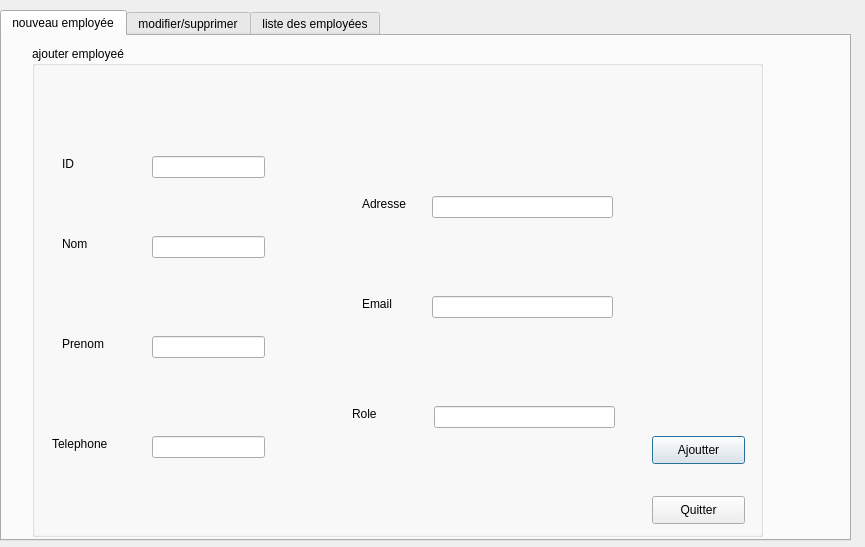
<?xml version="1.0" encoding="UTF-8"?>
<ui version="4.0">
 <class>employees</class>
 <widget class="QDialog" name="employees">
  <property name="geometry">
   <rect>
    <x>0</x>
    <y>0</y>
    <width>865</width>
    <height>547</height>
   </rect>
  </property>
  <property name="windowTitle">
   <string>Dialog</string>
  </property>
  <widget class="QTabWidget" name="tabWidget">
   <property name="geometry">
    <rect>
     <x>0</x>
     <y>10</y>
     <width>851</width>
     <height>531</height>
    </rect>
   </property>
   <property name="currentIndex">
    <number>0</number>
   </property>
   <widget class="QWidget" name="tab">
    <attribute name="title">
     <string>nouveau employée</string>
    </attribute>
    <widget class="QGroupBox" name="groupBox">
     <property name="geometry">
      <rect>
       <x>30</x>
       <y>10</y>
       <width>731</width>
       <height>491</height>
      </rect>
     </property>
     <property name="title">
      <string>ajouter employeé</string>
     </property>
     <widget class="QLabel" name="label">
      <property name="geometry">
       <rect>
        <x>30</x>
        <y>110</y>
        <width>56</width>
        <height>16</height>
       </rect>
      </property>
      <property name="text">
       <string>ID</string>
      </property>
     </widget>
     <widget class="QLabel" name="label_2">
      <property name="geometry">
       <rect>
        <x>30</x>
        <y>190</y>
        <width>56</width>
        <height>16</height>
       </rect>
      </property>
      <property name="text">
       <string>Nom</string>
      </property>
     </widget>
     <widget class="QLabel" name="label_3">
      <property name="geometry">
       <rect>
        <x>30</x>
        <y>290</y>
        <width>56</width>
        <height>16</height>
       </rect>
      </property>
      <property name="text">
       <string>Prenom</string>
      </property>
     </widget>
     <widget class="QLabel" name="label_4">
      <property name="geometry">
       <rect>
        <x>20</x>
        <y>390</y>
        <width>61</width>
        <height>16</height>
       </rect>
      </property>
      <property name="text">
       <string>Telephone</string>
      </property>
     </widget>
     <widget class="QLabel" name="label_5">
      <property name="geometry">
       <rect>
        <x>330</x>
        <y>150</y>
        <width>61</width>
        <height>16</height>
       </rect>
      </property>
      <property name="text">
       <string>Adresse</string>
      </property>
     </widget>
     <widget class="QLabel" name="label_6">
      <property name="geometry">
       <rect>
        <x>330</x>
        <y>250</y>
        <width>56</width>
        <height>16</height>
       </rect>
      </property>
      <property name="text">
       <string>Email</string>
      </property>
     </widget>
     <widget class="QLabel" name="label_7">
      <property name="geometry">
       <rect>
        <x>320</x>
        <y>360</y>
        <width>56</width>
        <height>16</height>
       </rect>
      </property>
      <property name="text">
       <string>Role</string>
      </property>
     </widget>
     <widget class="QLineEdit" name="lineEdit">
      <property name="geometry">
       <rect>
        <x>120</x>
        <y>110</y>
        <width>113</width>
        <height>22</height>
       </rect>
      </property>
     </widget>
     <widget class="QLineEdit" name="lineEdit_2">
      <property name="geometry">
       <rect>
        <x>120</x>
        <y>190</y>
        <width>113</width>
        <height>22</height>
       </rect>
      </property>
     </widget>
     <widget class="QLineEdit" name="lineEdit_3">
      <property name="geometry">
       <rect>
        <x>120</x>
        <y>290</y>
        <width>113</width>
        <height>22</height>
       </rect>
      </property>
     </widget>
     <widget class="QLineEdit" name="lineEdit_4">
      <property name="geometry">
       <rect>
        <x>120</x>
        <y>390</y>
        <width>113</width>
        <height>22</height>
       </rect>
      </property>
     </widget>
     <widget class="QLineEdit" name="lineEdit_5">
      <property name="geometry">
       <rect>
        <x>400</x>
        <y>150</y>
        <width>181</width>
        <height>22</height>
       </rect>
      </property>
     </widget>
     <widget class="QLineEdit" name="lineEdit_6">
      <property name="geometry">
       <rect>
        <x>400</x>
        <y>250</y>
        <width>181</width>
        <height>22</height>
       </rect>
      </property>
     </widget>
     <widget class="QLineEdit" name="lineEdit_7">
      <property name="geometry">
       <rect>
        <x>402</x>
        <y>360</y>
        <width>181</width>
        <height>22</height>
       </rect>
      </property>
     </widget>
     <widget class="QPushButton" name="pushButton_3">
      <property name="geometry">
       <rect>
        <x>620</x>
        <y>390</y>
        <width>93</width>
        <height>28</height>
       </rect>
      </property>
      <property name="text">
       <string>Ajoutter</string>
      </property>
     </widget>
     <widget class="QPushButton" name="pushButton_4">
      <property name="geometry">
       <rect>
        <x>620</x>
        <y>450</y>
        <width>93</width>
        <height>28</height>
       </rect>
      </property>
      <property name="text">
       <string>Quitter</string>
      </property>
     </widget>
    </widget>
   </widget>
   <widget class="QWidget" name="tab_2">
    <attribute name="title">
     <string>modifier/supprimer</string>
    </attribute>
    <widget class="QGroupBox" name="groupBox_3">
     <property name="geometry">
      <rect>
       <x>10</x>
       <y>10</y>
       <width>381</width>
       <height>481</height>
      </rect>
     </property>
     <property name="title">
      <string>Modifier employée</string>
     </property>
     <widget class="QLabel" name="label_16">
      <property name="geometry">
       <rect>
        <x>20</x>
        <y>30</y>
        <width>141</width>
        <height>16</height>
       </rect>
      </property>
      <property name="text">
       <string>ID employée a modifier</string>
      </property>
     </widget>
     <widget class="QLineEdit" name="lineEdit_16">
      <property name="geometry">
       <rect>
        <x>170</x>
        <y>30</y>
        <width>113</width>
        <height>22</height>
       </rect>
      </property>
     </widget>
     <widget class="QLabel" name="label_17">
      <property name="geometry">
       <rect>
        <x>30</x>
        <y>80</y>
        <width>56</width>
        <height>16</height>
       </rect>
      </property>
      <property name="text">
       <string>Nom</string>
      </property>
     </widget>
     <widget class="QLabel" name="label_18">
      <property name="geometry">
       <rect>
        <x>30</x>
        <y>130</y>
        <width>56</width>
        <height>16</height>
       </rect>
      </property>
      <property name="text">
       <string>Prenom</string>
      </property>
     </widget>
     <widget class="QLabel" name="label_19">
      <property name="geometry">
       <rect>
        <x>30</x>
        <y>190</y>
        <width>61</width>
        <height>16</height>
       </rect>
      </property>
      <property name="text">
       <string>Telephone</string>
      </property>
     </widget>
     <widget class="QLabel" name="label_20">
      <property name="geometry">
       <rect>
        <x>30</x>
        <y>250</y>
        <width>56</width>
        <height>16</height>
       </rect>
      </property>
      <property name="text">
       <string>Adresse</string>
      </property>
     </widget>
     <widget class="QLabel" name="label_21">
      <property name="geometry">
       <rect>
        <x>30</x>
        <y>300</y>
        <width>56</width>
        <height>16</height>
       </rect>
      </property>
      <property name="text">
       <string>Email</string>
      </property>
     </widget>
     <widget class="QLabel" name="label_22">
      <property name="geometry">
       <rect>
        <x>30</x>
        <y>360</y>
        <width>56</width>
        <height>16</height>
       </rect>
      </property>
      <property name="text">
       <string>Role</string>
      </property>
     </widget>
     <widget class="QLineEdit" name="lineEdit_17">
      <property name="geometry">
       <rect>
        <x>120</x>
        <y>80</y>
        <width>113</width>
        <height>22</height>
       </rect>
      </property>
     </widget>
     <widget class="QLineEdit" name="lineEdit_18">
      <property name="geometry">
       <rect>
        <x>120</x>
        <y>130</y>
        <width>113</width>
        <height>22</height>
       </rect>
      </property>
     </widget>
     <widget class="QLineEdit" name="lineEdit_19">
      <property name="geometry">
       <rect>
        <x>120</x>
        <y>190</y>
        <width>113</width>
        <height>22</height>
       </rect>
      </property>
     </widget>
     <widget class="QLineEdit" name="lineEdit_20">
      <property name="geometry">
       <rect>
        <x>120</x>
        <y>250</y>
        <width>113</width>
        <height>22</height>
       </rect>
      </property>
     </widget>
     <widget class="QLineEdit" name="lineEdit_21">
      <property name="geometry">
       <rect>
        <x>120</x>
        <y>300</y>
        <width>113</width>
        <height>22</height>
       </rect>
      </property>
     </widget>
     <widget class="QLineEdit" name="lineEdit_22">
      <property name="geometry">
       <rect>
        <x>120</x>
        <y>360</y>
        <width>113</width>
        <height>22</height>
       </rect>
      </property>
     </widget>
     <widget class="QPushButton" name="pushButton_5">
      <property name="geometry">
       <rect>
        <x>40</x>
        <y>430</y>
        <width>93</width>
        <height>28</height>
       </rect>
      </property>
      <property name="text">
       <string>Modifier</string>
      </property>
     </widget>
     <widget class="QPushButton" name="pushButton_6">
      <property name="geometry">
       <rect>
        <x>200</x>
        <y>430</y>
        <width>93</width>
        <height>28</height>
       </rect>
      </property>
      <property name="text">
       <string>Quitter</string>
      </property>
     </widget>
     <widget class="Line" name="line">
      <property name="geometry">
       <rect>
        <x>370</x>
        <y>10</y>
        <width>20</width>
        <height>471</height>
       </rect>
      </property>
      <property name="orientation">
       <enum>Qt::Vertical</enum>
      </property>
     </widget>
    </widget>
    <widget class="QGroupBox" name="groupBox_4">
     <property name="geometry">
      <rect>
       <x>440</x>
       <y>10</y>
       <width>381</width>
       <height>481</height>
      </rect>
     </property>
     <property name="title">
      <string>Supprimer employée</string>
     </property>
     <widget class="QLabel" name="label_15">
      <property name="geometry">
       <rect>
        <x>30</x>
        <y>120</y>
        <width>271</width>
        <height>16</height>
       </rect>
      </property>
      <property name="text">
       <string>Veuillez entrez l'ID de l'employée a supprimer </string>
      </property>
     </widget>
     <widget class="QLineEdit" name="lineEdit_15">
      <property name="geometry">
       <rect>
        <x>110</x>
        <y>150</y>
        <width>141</width>
        <height>22</height>
       </rect>
      </property>
     </widget>
     <widget class="QPushButton" name="pushButton">
      <property name="geometry">
       <rect>
        <x>40</x>
        <y>250</y>
        <width>93</width>
        <height>28</height>
       </rect>
      </property>
      <property name="text">
       <string>Supprimer</string>
      </property>
     </widget>
     <widget class="QPushButton" name="pushButton_2">
      <property name="geometry">
       <rect>
        <x>210</x>
        <y>250</y>
        <width>93</width>
        <height>28</height>
       </rect>
      </property>
      <property name="text">
       <string>Quitter</string>
      </property>
     </widget>
    </widget>
    <widget class="Line" name="line_7">
     <property name="geometry">
      <rect>
       <x>430</x>
       <y>20</y>
       <width>20</width>
       <height>471</height>
      </rect>
     </property>
     <property name="orientation">
      <enum>Qt::Vertical</enum>
     </property>
    </widget>
   </widget>
   <widget class="QWidget" name="tab_3">
    <attribute name="title">
     <string>liste des employées</string>
    </attribute>
    <widget class="QGroupBox" name="groupBox_5">
     <property name="geometry">
      <rect>
       <x>10</x>
       <y>10</y>
       <width>831</width>
       <height>511</height>
      </rect>
     </property>
     <property name="title">
      <string>afficher employées</string>
     </property>
     <widget class="QLineEdit" name="lineEdit_23">
      <property name="geometry">
       <rect>
        <x>10</x>
        <y>30</y>
        <width>221</width>
        <height>22</height>
       </rect>
      </property>
      <property name="text">
       <string>Rechercher </string>
      </property>
     </widget>
     <widget class="QLabel" name="label_23">
      <property name="geometry">
       <rect>
        <x>750</x>
        <y>20</y>
        <width>71</width>
        <height>71</height>
       </rect>
      </property>
      <property name="styleSheet">
       <string notr="true">border-image: url(:/2.1.png);</string>
      </property>
      <property name="text">
       <string/>
      </property>
     </widget>
     <widget class="QTableWidget" name="tableWidget">
      <property name="geometry">
       <rect>
        <x>10</x>
        <y>70</y>
        <width>691</width>
        <height>391</height>
       </rect>
      </property>
      <row>
       <property name="text">
        <string>Employée1</string>
       </property>
      </row>
      <row>
       <property name="text">
        <string>Employée2</string>
       </property>
      </row>
      <row>
       <property name="text">
        <string>Employée3</string>
       </property>
      </row>
      <row>
       <property name="text">
        <string>Employée4</string>
       </property>
      </row>
      <row>
       <property name="text">
        <string>Employée5</string>
       </property>
      </row>
      <row>
       <property name="text">
        <string>Employée6</string>
       </property>
      </row>
      <row>
       <property name="text">
        <string>Employée7</string>
       </property>
      </row>
      <column>
       <property name="text">
        <string>ID</string>
       </property>
      </column>
      <column>
       <property name="text">
        <string>Nom</string>
       </property>
      </column>
      <column>
       <property name="text">
        <string>Prenom</string>
       </property>
      </column>
      <column>
       <property name="text">
        <string>Telephone</string>
       </property>
      </column>
      <column>
       <property name="text">
        <string>Adresse</string>
       </property>
      </column>
      <column>
       <property name="text">
        <string>Email</string>
       </property>
      </column>
      <column>
       <property name="text">
        <string>Role</string>
       </property>
      </column>
     </widget>
     <widget class="QPushButton" name="pushButton_7">
      <property name="geometry">
       <rect>
        <x>250</x>
        <y>30</y>
        <width>93</width>
        <height>28</height>
       </rect>
      </property>
      <property name="text">
       <string>Triez</string>
      </property>
     </widget>
     <widget class="QPushButton" name="pushButton_9">
      <property name="geometry">
       <rect>
        <x>720</x>
        <y>340</y>
        <width>93</width>
        <height>28</height>
       </rect>
      </property>
      <property name="text">
       <string>Ajouter</string>
      </property>
     </widget>
     <widget class="QPushButton" name="pushButton_10">
      <property name="geometry">
       <rect>
        <x>720</x>
        <y>370</y>
        <width>93</width>
        <height>28</height>
       </rect>
      </property>
      <property name="text">
       <string>Supprimer</string>
      </property>
     </widget>
     <widget class="QPushButton" name="pushButton_11">
      <property name="geometry">
       <rect>
        <x>720</x>
        <y>400</y>
        <width>93</width>
        <height>28</height>
       </rect>
      </property>
      <property name="text">
       <string>Modifier</string>
      </property>
     </widget>
     <widget class="QPushButton" name="pushButton_12">
      <property name="geometry">
       <rect>
        <x>720</x>
        <y>430</y>
        <width>93</width>
        <height>28</height>
       </rect>
      </property>
      <property name="text">
       <string>Historique</string>
      </property>
     </widget>
    </widget>
   </widget>
  </widget>
 </widget>
 <resources/>
 <connections/>
</ui>
